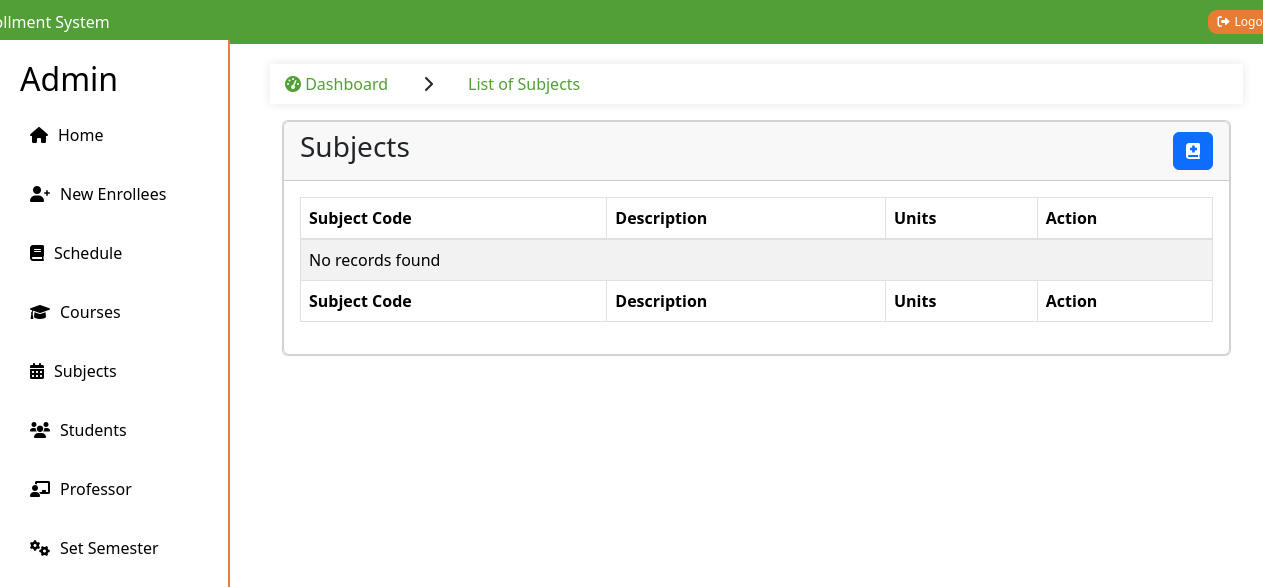
The app's page /admin/subjects.php, older data.
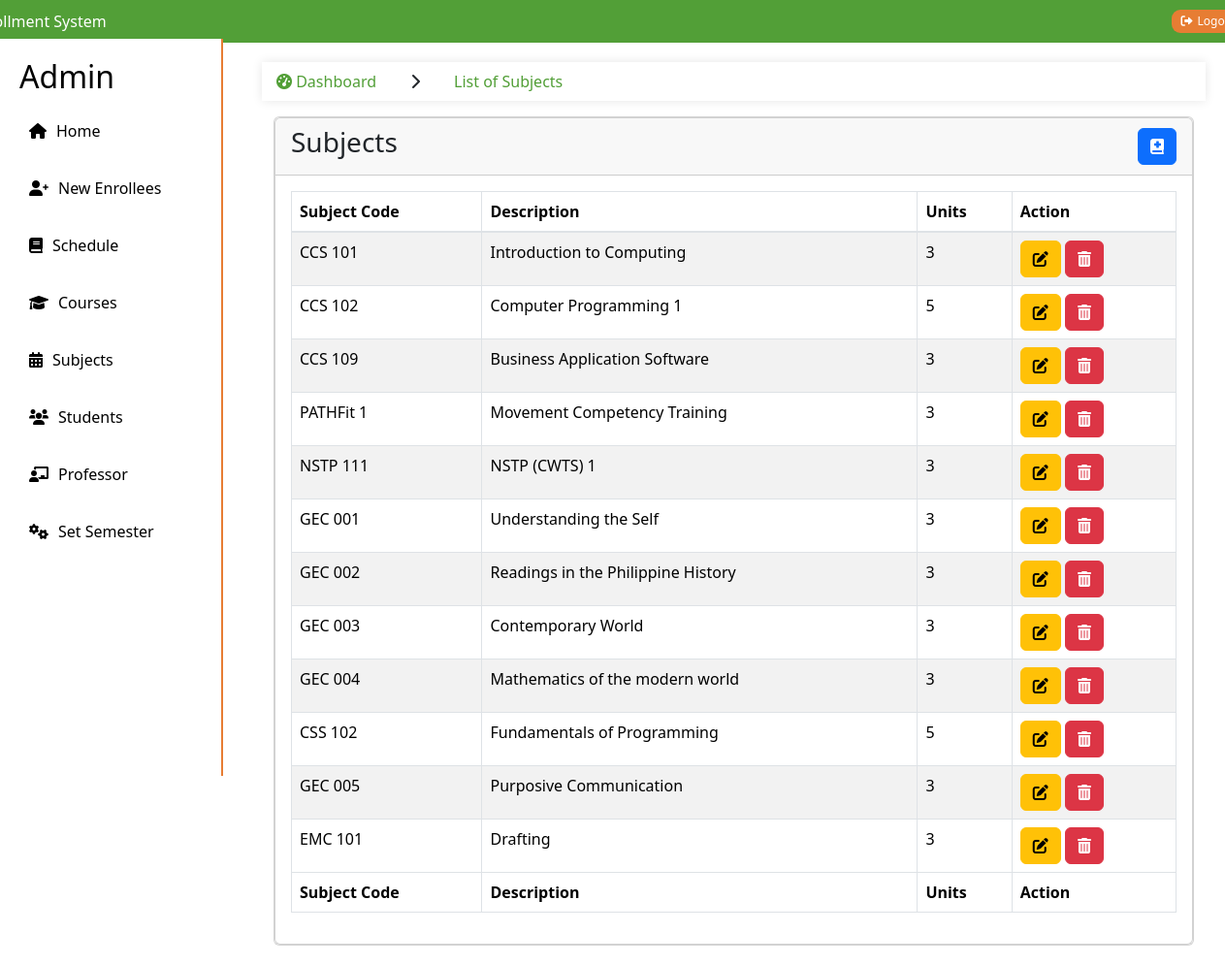
The same page, newer data.
### tables this page shows
CREATE TABLE `subjects` (
  `id` int(11) NOT NULL,
  `subject_code` varchar(255) NOT NULL,
  `description` varchar(255) NOT NULL,
  `units` varchar(255) NOT NULL
);

### admin/subjects.php (the view, shortened to what this page needs)
<!DOCTYPE html>
<html lang="en">
<head>
    <link rel="stylesheet" href="https://stackpath.bootstrapcdn.com/bootstrap/4.5.2/css/bootstrap.min.css">
    <link rel="stylesheet" href="styles.css">
    <link rel="stylesheet" href="https://cdnjs.cloudflare.com/ajax/libs/font-awesome/6.0.0-beta3/css/all.min.css">
</head>
<body>
    <?php include "include/sidebar.php"; ?>
    <main>
    <section class="content">
    <ul class="breadcrumb">
                <li class="nav-item">
                    <a href="#"><i class="fas fa-tachometer-alt"></i> Dashboard</a>
                </li>
                <li class="nav-item">
                    <i class='fas fa-chevron-right'></i>
                </li>
                <li class="nav-item active">
                    <a href="#">List of Subjects</a>
                </li>
            </ul>
      <div class="container-fluid">
        <div class="row">
          <div class="col-12">
            <div class="card">
            <div class="card">
            <div class="card-header d-flex justify-content-between align-items-center">
                <h3 class="card-title">Subjects</h3>
                <button type="button" class="btn btn-primary" data-bs-toggle="modal" data-bs-target="#staticBackdrop">
                    <i class="fa-solid fa-book-medical"></i>
                </button>
            </div>
              <div class="card-body">
                <table id="example1" class="table table-bordered table-striped">
                  <thead>
                  <tr>
                            <th>Subject Code</th>
                            <th>Description</th>
                            <th>Units</th>
                            <th>Action</th>
                  </tr>
                  </thead>
                  <tbody>
                        <?php
                        $sql = "CALL GetSubjects()";
                        $result = $conn->query($sql);
                        if ($result && $result->num_rows > 0) {
                            while ($details = $result->fetch_assoc()) {
                                ?>
                                <tr>
                                <td><?php echo $details['subject_code']; ?></td>
                                <td><?php echo $details['description']; ?></td>
                                <td><?php echo $details['units']; ?></td>
                                <td>
                                    <button type="button" class="btn btn-warning" data-bs-toggle="modal" data-bs-target="#MODAL_ID_<?php $details['id']; ?>">
                                        <i class="fa-solid fa-pen-to-square"></i>
                                    </button>
                                    <button type="button" class="btn btn-danger" data-bs-toggle="modal" data-bs-target="#MODAL_ID_<?php $details['id']; ?>">
                                        <i class="fa-solid fa-trash-can"></i>
                                    </button>
                                </td>
                                </tr>
                                      </div>
                                    </div>
                                  </div>
                                </div>
                                <?php
                            }
                        } else {
                            echo "<tr><td colspan='10'>No records found</td></tr>";
                        }
                        ?>
                    </tbody>
                  <tfoot>
                    <tr>
                            <th>Subject Code</th>
                            <th>Description</th>
                            <th>Units</th>
                            <th>Action</th>
                    </tr>
                  </tfoot>
                </table>
              </div>
            </div>
          </div>
        </div>
      </div>
    </section>
    </main>
</body>
</html>

### admin/include/sidebar.php (shortened to what this page needs)
<!DOCTYPE html>
<html lang="en">
<head>
    <link rel="stylesheet" href="styles.css">
    <link rel="stylesheet" href="https://stackpath.bootstrapcdn.com/bootstrap/4.5.2/css/bootstrap.min.css">
    <link rel="stylesheet" href="styles.css">
    <link rel="stylesheet" href="https://cdnjs.cloudflare.com/ajax/libs/font-awesome/6.0.0-beta3/css/all.min.css">
    <link rel="stylesheet" href="plugins/fontawesome-free/css/all.min.css">
    <link rel="stylesheet" href="plugins/datatables-bs4/css/dataTables.bootstrap4.min.css">
    <link rel="stylesheet" href="plugins/datatables-responsive/css/responsive.bootstrap4.min.css">
    <link rel="stylesheet" href="plugins/datatables-buttons/css/buttons.bootstrap4.min.css">
    <link rel="stylesheet" href="https://cdnjs.cloudflare.com/ajax/libs/font-awesome/6.0.0-beta3/css/all.min.css">
    <link href="https://cdn.jsdelivr.net/npm/bootstrap@5.3.3/dist/css/bootstrap.min.css" rel="stylesheet">
</head>
<body>
<div class="top-bar">
    <div class="container">
        <p class="contact-info">
            <span class="enrollment-text">Enrollment System</span>
        </p>
        <button class="logout-btn" onclick="location.href='logout.php'"><i class="fas fa-sign-out-alt"></i> Logout</button>
    </div>
</div>
<div class="sidebar">
    <h2>Admin</h2>
    <ul>
        <li><a href="home.php"><i class="fas fa-home"></i> Home</a></li>
        <li><a href="new-enrollees.php"><i class="fas fa-user-plus"></i> New Enrollees</a></li>
        <li><a href="schedule.php"><i class="fas fa-book"></i> Schedule</a></li>
        <li><a href="courses.php"><i class="fas fa-graduation-cap"></i> Courses</a></li>
        <li><a href="subjects.php"><i class="fas fa-calendar-alt"></i> Subjects</a></li>
        <li><a href="students.php"><i class="fas fa-users"></i> Students</a></li>
        <li><a href="professor.php"><i class="fas fa-chalkboard-teacher"></i> Professor</a></li>
        <li><a href="set-semester.php"><i class="fas fa-cogs"></i> Set Semester</a></li>
    </ul>
</div>

### admin/styles.css (style rules this page uses)
body { font-family: Arial, sans-serif; margin: 0; padding: 0; display: flex; flex-direction: column; }
.top-bar { background-color: #529f37; color: #fff; padding: 10px 20px; }
.top-bar .container { display: flex; justify-content: space-between; align-items: center; }
.contact-info { margin: 0; }
.enrollment-text { text-align: left; margin-left: -105px; }
.logout-btn { background-color: #e77d33; color: #fff; border: none; padding: 3px 10px; cursor: pointer; border-radius: 9px; font-size: 12px; display: flex; align-items: center; transition: background-color 0.3s, box-shadow 0.3s; margin-right: -95px; }
.logout-btn i { margin-right: 5px; }
.sidebar { width: 230px; height: calc(100vh - 40px); background-color: white; color: black; padding: 20px; box-sizing: border-box; border-right: 2px solid #e77d33; position: fixed; top: 40px; }
.sidebar ul { list-style-type: none; padding: 0; }
.sidebar ul li { margin: 15px 0; }
.sidebar ul li a { color: black; text-decoration: none; display: flex; align-items: center; padding: 10px; border-radius: 5px; transition: background-color 0.3s; }
.sidebar ul li a i { margin-right: 10px; }
.breadcrumb { display: flex; list-style-type: none; padding: 0; }
.breadcrumb li { margin-right: 5px; }
.breadcrumb li a { color: #529f37; text-decoration: none; }

### admin/subjects.php (style rules this page uses)
body { padding-top: 56px; }
main { margin-left: 250px; padding: 20px; }
.breadcrumb { padding: 0; background-color: #fff; border-radius: 4px; box-shadow: 0 0 10px rgba(0,0,0,0.1); margin-bottom: 20px; }
.breadcrumb .nav-item { padding: 8px 15px; }
.breadcrumb .nav-item.active { color: #333; pointer-events: none; }

Row changes from the older to the newer data that the page shows:
added subjects: subject_code "CCS 101", description "Introduction to Computing", units "3"
added subjects: subject_code "CCS 102", description "Computer Programming 1", units "5"
added subjects: subject_code "CCS 109", description "Business Application Software", units "3"
added subjects: subject_code "PATHFit 1", description "Movement Competency Training", units "3"
added subjects: subject_code "NSTP 111", description "NSTP (CWTS) 1", units "3"
added subjects: subject_code "GEC 001", description "Understanding the Self", units "3"
added subjects: subject_code "GEC 002", description "Readings in the Philippine History", units "3"
added subjects: subject_code "GEC 003", description "Contemporary World", units "3"
added subjects: subject_code "GEC 004", description "Mathematics of the modern world", units "3"
added subjects: subject_code "CSS 102", description "Fundamentals of Programming", units "5"
added subjects: subject_code "GEC 005", description "Purposive Communication", units "3"
added subjects: subject_code "EMC 101", description "Drafting", units "3"
Text that changed along with them:
text no longer shown: "No records found"
